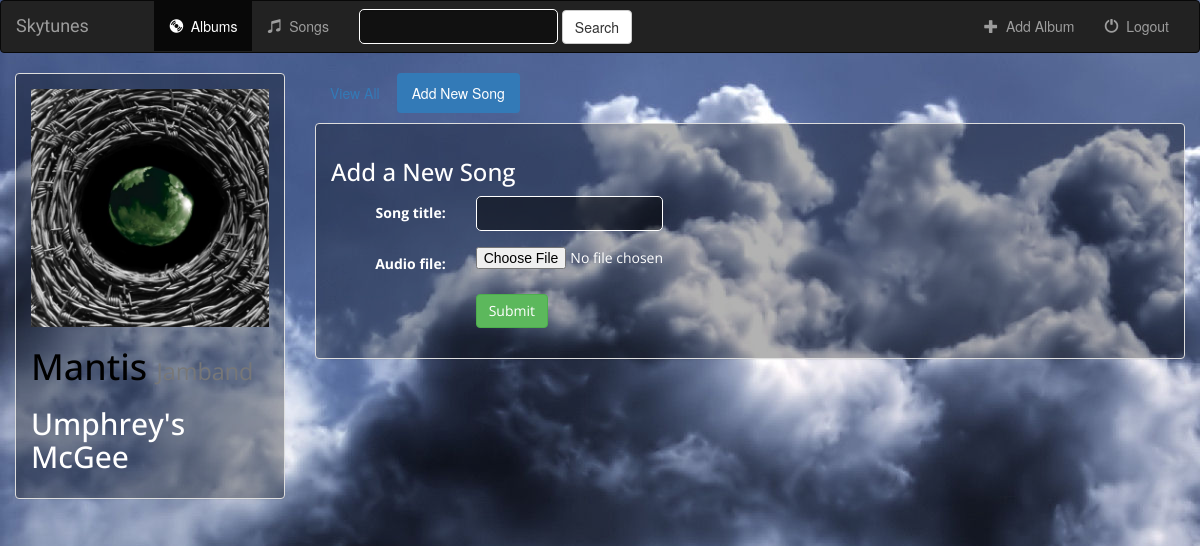
Page /music/1/create_song/ on the committed database.
### music/models.py (models this page shows)
class Album(models.Model):
    user = models.ForeignKey(User, default=1)
    artist = models.CharField(max_length=250)
    album_title = models.CharField(max_length=500)
    genre = models.CharField(max_length=100)
    album_logo = models.FileField()
    is_favorite = models.BooleanField(default=False)
    def __str__(self):
        return self.album_title + ' - ' + self.artist

### music/views.py (the view, shortened to what this page needs)
# urls.py: url(r'^(?P<album_id>[0-9]+)/create_song/$', views.create_song, name='create_song'),
def create_song(request, album_id):
    form = SongForm(request.POST or None, request.FILES or None)
    album = get_object_or_404(Album, pk=album_id)
    context = {
        'album': album,
        'form': form,
    }
    return render(request, 'music/create_song.html', context)

### music/forms.py
class SongForm(forms.ModelForm):
    class Meta:
        model = Song
        fields = ['song_title', 'audio_file']

### music/templates/music/create_song.html (shortened to what this page needs)
{% extends 'music/base.html' %}
{% block albums_active %}active{% endblock %}
{% block body %}
<div class="container-fluid">
    <div class="row">
        <div class="col-sm-4 col-md-3">
            <div class="panel panel-default" style="background: rgba(0,0,0,0.3); color: white;font-family: 'Open Sans',sans-serif;">
                <div class="panel-body">
                        <a href="{% url 'music:detail' album.id %}">
                            {% if album.album_logo %}
                                <img src="{{ album.album_logo.url }}" class="img-responsive">
                            {% else %}
                                <h3>No image to display</h3>
                            {% endif %}
                        </a>
                    <h1>{{ album.album_title }} <small>{{ album.genre }}</small></h1>
                    <h2>{{ album.artist }}</h2>
                </div>
            </div>
        </div>
        <div class="col-sm-8 col-md-9">
            <ul class="nav nav-pills" style="margin-bottom: 10px;">
                <li role="presentation"><a href="{% url 'music:detail' album.id %}">View All</a></li>
                <li role="presentation" class="active"><a href="{% url 'music:create_song' album.id %}">Add New Song</a></li>
            </ul>
            <div class="panel panel-default" style="background: rgba(0,0,0,0.3); color: white;font-family: 'Open Sans',sans-serif;">
                <div class="panel-body">
                    <h3>Add a New Song</h3>
                    <form class="form-horizontal" role="form" action="" method="post" enctype="multipart/form-data">
                        {% include 'music/form_template.html' %}
                        <div class="form-group">
                            <div class="col-sm-offset-2 col-sm-10">
                                <button type="submit" class="btn btn-success">Submit</button>
                            </div>
                        </div>
                    </form>
                </div>
            </div>
        </div>
    </div>
</div>
{% endblock %}

### music/static/music/style.css (style rules this page uses)
body { background: black url("img/clouds.jpg"); background-repeat: no-repeat; background-attachment: fixed; }
body h1, ul, li, a { color: black; text-decoration: none; }
#id_song_title { background: rgba(0,0,0,0.5); border-radius: 5px; border: 1px solid white; padding: 0 1em; font-size: 1em; height: 2.5em; color: white; }

### rows in the picture
Album: album_logo (picture), album_title "Mantis", genre "Jamband", artist "Umphrey's McGee"

### other values in the picture
{{ field.label_tag }} "Song title:" "Audio file:"
